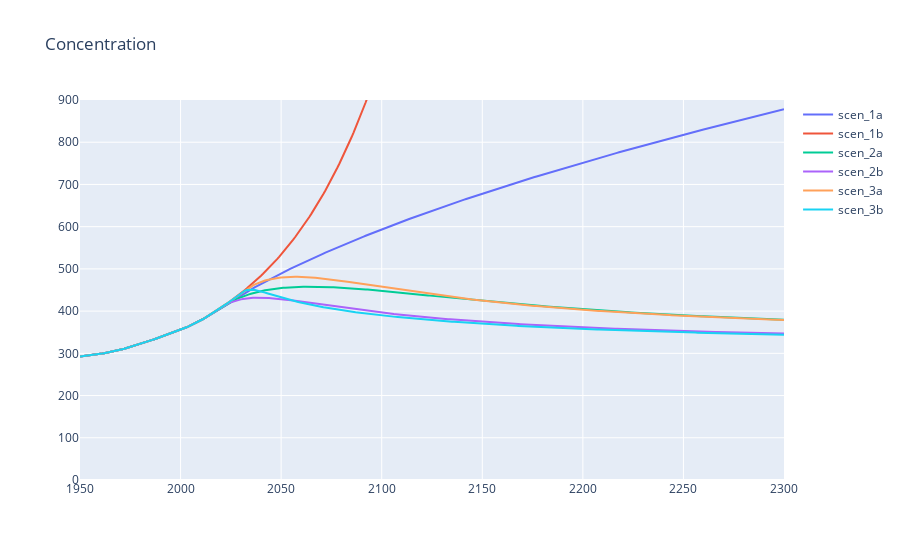

Notebook cell for this chart:
### Code cell
scens = [scen_1a, scen_1b, scen_2a, scen_2b, scen_3a, scen_3b]
names = ["scen_1a", "scen_1b", "scen_2a", "scen_2b", "scen_3a", "scen_3b"]
draw_scens("Concentration", scens, names, 900)

### Figure 1 — Plotly figure (JSON) as saved in the notebook; plotly's stock layout.template omitted (floating-point values rounded to 4 significant figures; data arrays with more than 128 entries replaced by an {"elided": "..."} marker saying what was removed)
{"data": [{"mode": "lines", "name": "scen_1a", "type": "scatter", "x": {"elided": "351 int values"}, "y": {"elided": "351 float values"}}, {"mode": "lines", "name": "scen_1b", "type": "scatter", "x": {"elided": "351 int values"}, "y": {"elided": "351 float values"}}, {"mode": "lines", "name": "scen_2a", "type": "scatter", "x": {"elided": "351 int values"}, "y": {"elided": "351 float values"}}, {"mode": "lines", "name": "scen_2b", "type": "scatter", "x": {"elided": "351 int values"}, "y": {"elided": "351 float values"}}, {"mode": "lines", "name": "scen_3a", "type": "scatter", "x": {"elided": "351 int values"}, "y": {"elided": "351 float values"}}, {"mode": "lines", "name": "scen_3b", "type": "scatter", "x": {"elided": "351 int values"}, "y": {"elided": "351 float values"}}], "layout": {"autosize": true, "title": {"text": "Concentration"}, "xaxis": {"autorange": true, "range": [1950, 2300], "type": "linear"}, "yaxis": {"range": [0, 900], "type": "linear"}}}
